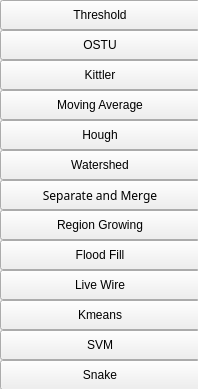
       <widget class="QWidget" name="scrollAreaWidgetContents_2">
        <property name="geometry">
         <rect>
          <x>0</x>
          <y>0</y>
          <width>198</width>
          <height>389</height>
         </rect>
        </property>
        <widget class="QPushButton" name="pushButton_yuzhi">
         <property name="geometry">
          <rect>
           <x>0</x>
           <y>0</y>
           <width>200</width>
           <height>30</height>
          </rect>
         </property>
         <property name="text">
          <string>Threshold</string>
         </property>
        </widget>
        <widget class="QPushButton" name="pushButton_OSTU">
         <property name="geometry">
          <rect>
           <x>0</x>
           <y>30</y>
           <width>200</width>
           <height>30</height>
          </rect>
         </property>
         <property name="text">
          <string>OSTU</string>
         </property>
        </widget>
        <widget class="QPushButton" name="pushButton_Kittler">
         <property name="geometry">
          <rect>
           <x>0</x>
           <y>60</y>
           <width>200</width>
           <height>30</height>
          </rect>
         </property>
         <property name="text">
          <string>Kittler</string>
         </property>
        </widget>
        <widget class="QPushButton" name="pushButton_yidongpinjun">
         <property name="geometry">
          <rect>
           <x>0</x>
           <y>90</y>
           <width>200</width>
           <height>30</height>
          </rect>
         </property>
         <property name="text">
          <string>Moving Average</string>
         </property>
        </widget>
        <widget class="QPushButton" name="pushButton_hough">
         <property name="geometry">
          <rect>
           <x>0</x>
           <y>120</y>
           <width>200</width>
           <height>30</height>
          </rect>
         </property>
         <property name="text">
          <string>Hough</string>
         </property>
        </widget>
        <widget class="QPushButton" name="pushButton_fenshuilin">
         <property name="geometry">
          <rect>
           <x>0</x>
           <y>150</y>
           <width>200</width>
           <height>30</height>
          </rect>
         </property>
         <property name="text">
          <string>Watershed</string>
         </property>
        </widget>
        <widget class="QPushButton" name="pushButton_fenkaihebing">
         <property name="geometry">
          <rect>
           <x>0</x>
           <y>180</y>
           <width>200</width>
           <height>30</height>
          </rect>
         </property>
         <property name="font">
          <font>
           <family>宋体</family>
           <pointsize>9</pointsize>
          </font>
         </property>
         <property name="text">
          <string>Separate and Merge</string>
         </property>
        </widget>
        <widget class="QPushButton" name="pushButton_quyushenzhang">
         <property name="geometry">
          <rect>
           <x>0</x>
           <y>210</y>
           <width>200</width>
           <height>30</height>
          </rect>
         </property>
         <property name="text">
          <string>Region Growing</string>
         </property>
        </widget>
        <widget class="QPushButton" name="pushButton_floodFill">
         <property name="geometry">
          <rect>
           <x>0</x>
           <y>240</y>
           <width>200</width>
           <height>30</height>
          </rect>
         </property>
         <property name="text">
          <string>Flood Fill</string>
         </property>
        </widget>
        <widget class="QPushButton" name="pushButton_livewire">
         <property name="geometry">
          <rect>
           <x>0</x>
           <y>270</y>
           <width>200</width>
           <height>30</height>
          </rect>
         </property>
         <property name="text">
          <string>Live Wire</string>
         </property>
        </widget>
        <widget class="QPushButton" name="pushButton_Kmeans">
         <property name="geometry">
          <rect>
           <x>0</x>
           <y>300</y>
           <width>200</width>
           <height>30</height>
          </rect>
         </property>
         <property name="text">
          <string>Kmeans</string>
         </property>
        </widget>
        <widget class="QPushButton" name="svm_test">
         <property name="geometry">
          <rect>
           <x>0</x>
           <y>330</y>
           <width>200</width>
           <height>30</height>
          </rect>
         </property>
         <property name="text">
          <string>SVM</string>
         </property>
        </widget>
        <widget class="QPushButton" name="pushButton_snake">
         <property name="geometry">
          <rect>
           <x>0</x>
           <y>360</y>
           <width>200</width>
           <height>30</height>
          </rect>
         </property>
         <property name="text">
          <string>Snake</string>
         </property>
        </widget>
       </widget>
